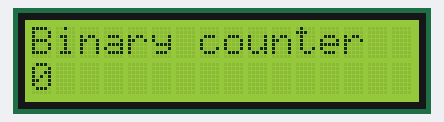
Simulated run of this sketch. Board: Arduino Uno, built with avr-gcc and run on an emulated ATmega328P. Parts: 16×2 character LCD. What the sketch prints to the serial monitor is not drawn.

Above: at 0.1 s.
At 4.1 s:
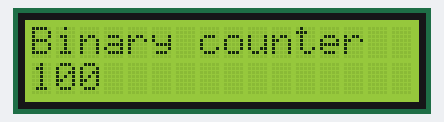
At 9.1 s:
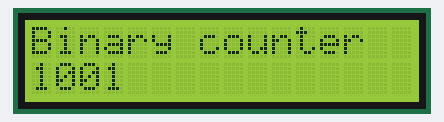
At 19.1 s:
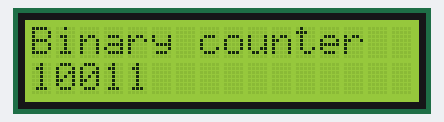
At 29.1 s:
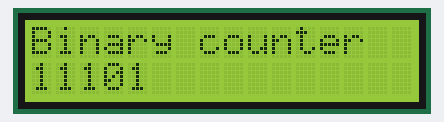
At 39.1 s:
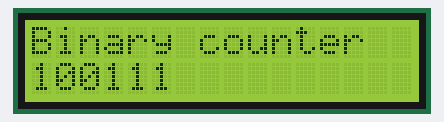

Measured:
- what the display in image 1 shows lasts 1.0 s, from 4.0 s to 5.0 s

The sketch:

E1_T1.ino
```cpp
/*
Task 1: Timer Functions

Task: Design a binary-format counter using one of the two functions mentioned above. The counter should be initialized at 0 and increment up every second. Display the counter on the LCD.

Question: According to Arduino's documentation, micros() will overflow after approximately 70 minutes. Use this to determine the number of bits used by micros(). Show your calculations.

Instructions from the lab webpage
*/

#include <LiquidCrystal.h>
LiquidCrystal lcd(8, 9, 10, 11, 12, 13);

#define oneSecond 1000
unsigned long currTime = 0, counter = 0, prevTime = 0;

void setup() {
  Serial.begin(9600);
  lcd.begin(16, 2);  // Set up the LCD's number of columns and rows
  lcd.setCursor(0, 0);
  lcd.print("Binary counter");

  // Start at 0
  lcd.setCursor(0, 1);
  lcd.print(counter, BIN);
}


void loop() {
  currTime = millis();

  if (currTime - prevTime >= oneSecond) {
    prevTime = currTime;

    Serial.print("Time: ");
    Serial.println(currTime);  // prints time since program started

    counter++;
    lcd.setCursor(0, 1);
    lcd.print(counter, BIN);
  }
}
```
